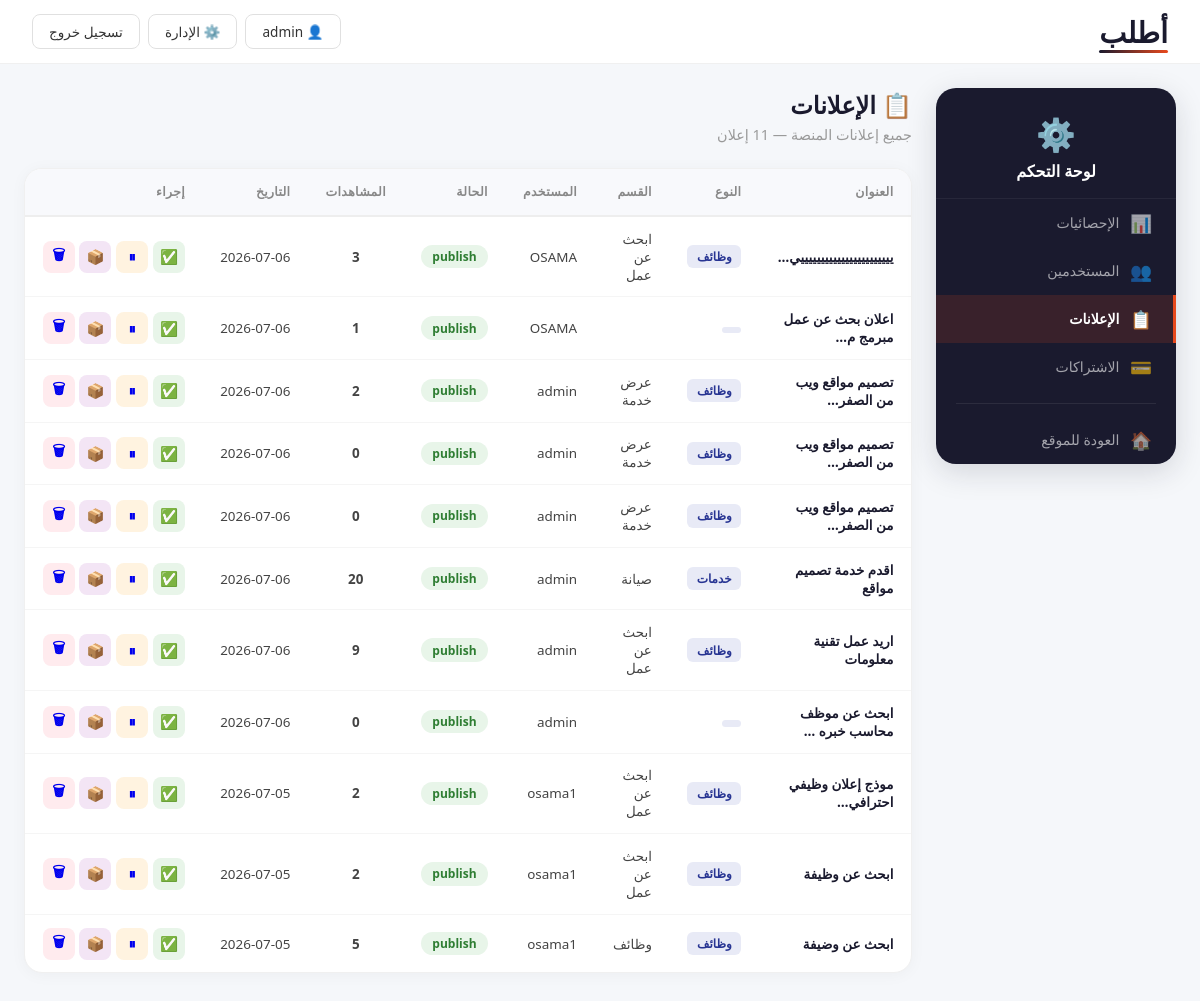
The app's page /dashboard/ads/ (signed in), older data.
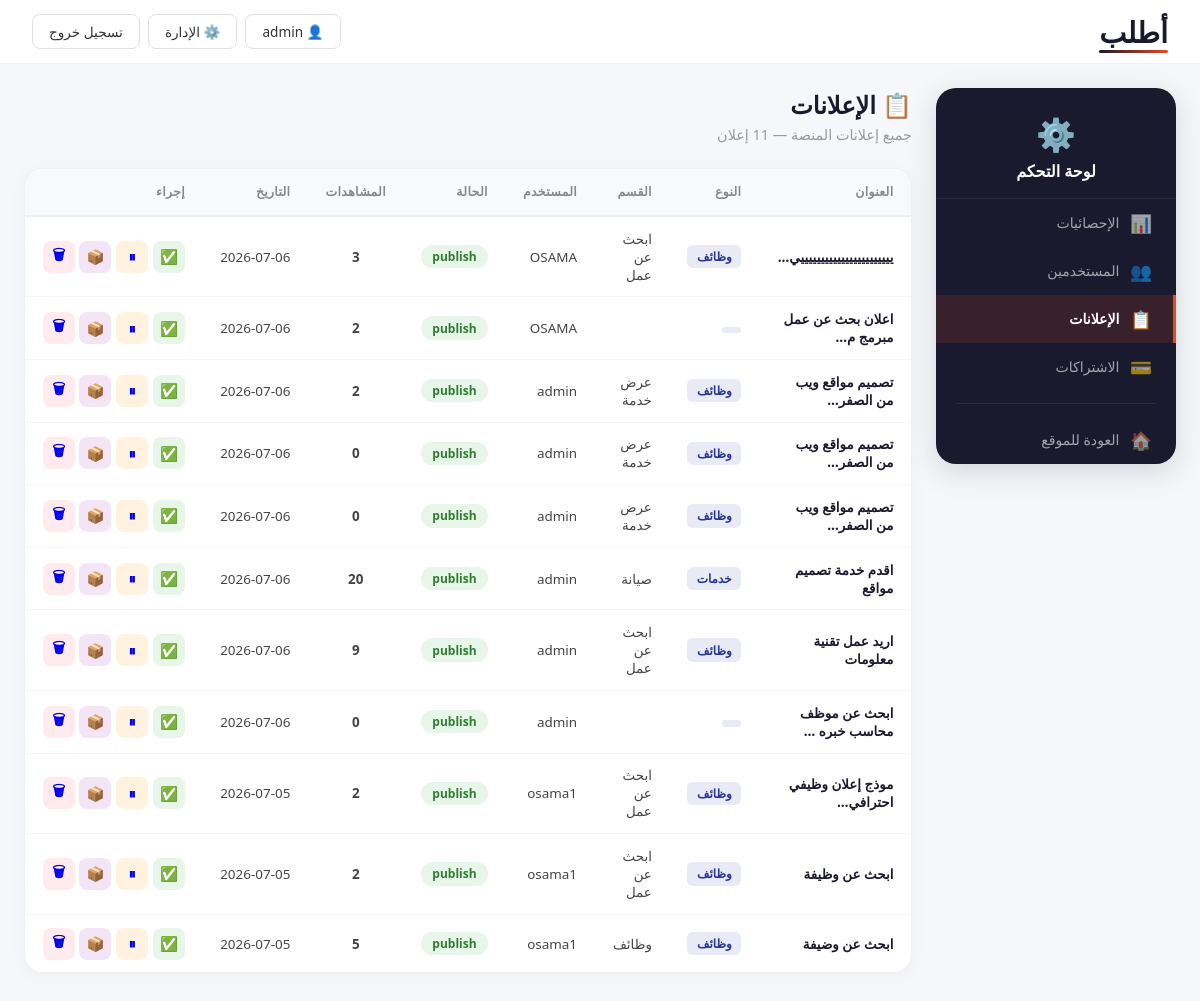
The same page, newer data.
### main/models.py (models this page shows, shortened)
class Ad(models.Model):
    user = models.ForeignKey(User, on_delete=models.CASCADE, related_name='ads')
    title = models.CharField(max_length=200, blank=True, db_index=True)
    purpose = models.CharField(max_length=50, db_index=True)
    section = models.CharField(max_length=50, db_index=True)
    specialty = models.CharField(max_length=50, db_index=True)
    image_0 = models.ImageField(upload_to='ads/', blank=True, null=True)
    image_1 = models.ImageField(upload_to='ads/', blank=True, null=True)
    image_2 = models.ImageField(upload_to='ads/', blank=True, null=True)
    image_3 = models.ImageField(upload_to='ads/', blank=True, null=True)
    text_ar = models.TextField(blank=True)
    text_en = models.TextField(blank=True)
    contact_phone = models.CharField(max_length=30, blank=True)
    contact_email = models.EmailField(blank=True)
    status = models.CharField(max_length=10, default='draft', db_index=True)
    created_at = models.DateTimeField(auto_now_add=True, db_index=True)
    views = models.PositiveIntegerField(default=0)
    is_featured = models.BooleanField(default=False, db_index=True)
    featured_until = models.DateTimeField(null=True, blank=True)

### main/views.py (the view)
# urls.py: path('dashboard/ads/', views.dashboard_ads, name='dashboard_ads'),
@user_passes_test(admin_check, login_url='login')
def dashboard_ads(request):
    ads_list = Ad.objects.select_related('user').order_by('-created_at')
    paginator = Paginator(ads_list, 20)
    page = request.GET.get('page', 1)
    ads = paginator.get_page(page)
    return render(request, 'main/dashboard_ads.html', {'ads': ads})

### main/context_processors.py (called while the page is built)
def unread_notifications(request):
    if request.user.is_authenticated:
        return {'unread_notifs': Notification.objects.filter(user=request.user, is_read=False).count()}
    return {'unread_notifs': 0}

### main/views.py (called while the page is built)
def admin_check(user):
    if not user.is_authenticated:
        return False
    if user.is_superuser:
        return True
    profile, created = Profile.objects.get_or_create(user=user)
    return profile.role in ['admin', 'moderator']

### templates/main/dashboard_ads.html (shortened to what this page needs)
<!DOCTYPE html>
<html lang="ar" dir="rtl">
<head>
    {% load static %}
    <link rel="stylesheet" href="{% static 'css/style.css' %}">
</head>
<body>
    <nav class="navbar">
        <div class="nav-right">
            <a href="{% url 'home' %}" class="logo">أطلب</a>
        </div>
        <div class="nav-left">
            <a href="{% url 'profile' %}" class="nav-btn user-btn">👤 {{ user.username }}</a>
            <a href="{% url 'dashboard' %}" class="nav-btn">⚙️ الإدارة</a>
            <a href="{% url 'logout' %}" class="nav-btn">تسجيل خروج</a>
        </div>
    </nav>
    <div class="dashboard-layout">
        <aside class="dash-sidebar">
            <div class="dash-sidebar-header">
                <span class="dash-logo">⚙️</span>
                <h3>لوحة التحكم</h3>
            </div>
            <a href="{% url 'dashboard' %}" class="dash-link"><span class="dash-link-icon">📊</span> الإحصائيات</a>
            <a href="{% url 'dashboard_users' %}" class="dash-link"><span class="dash-link-icon">👥</span> المستخدمين</a>
            <a href="{% url 'dashboard_ads' %}" class="dash-link active"><span class="dash-link-icon">📋</span> الإعلانات</a>
            <a href="{% url 'dashboard_subscriptions' %}" class="dash-link"><span class="dash-link-icon">💳</span> الاشتراكات</a>
            <div class="dash-divider"></div>
            <a href="{% url 'home' %}" class="dash-link"><span class="dash-link-icon">🏠</span> العودة للموقع</a>
        </aside>
        <main class="dash-content">
            <div class="dash-header">
                <h2>📋 الإعلانات</h2>
                <p class="dash-subtitle">جميع إعلانات المنصة — {{ ads.paginator.count }} إعلان</p>
            </div>
            <div class="dash-table-wrap">
                <table class="dash-table">
                    <thead>
                        <tr>
                            <th>العنوان</th>
                            <th>النوع</th>
                            <th>القسم</th>
                            <th>المستخدم</th>
                            <th>الحالة</th>
                            <th>المشاهدات</th>
                            <th>التاريخ</th>
                            <th>إجراء</th>
                        </tr>
                    </thead>
                    <tbody>
                        {% for ad in ads %}
                        <tr>
                            <td class="td-title"><a href="{% url 'ad_detail' ad.id %}">{{ ad.title|default:ad.text_ar|truncatechars:25 }}</a></td>
                            <td><span class="tag-purpose">{{ ad.purpose }}</span></td>
                            <td>{{ ad.section }}</td>
                            <td>{{ ad.user.username }}</td>
                            <td><span class="status-badge status-{{ ad.status }}">{{ ad.status }}</span></td>
                            <td class="td-views">{{ ad.views }}</td>
                            <td class="td-date">{{ ad.created_at|date:"Y-m-d" }}</td>
                            <td>
                                <div class="action-cell">
                                    <a href="{% url 'dashboard_ad_action' ad.id 'approve' %}" class="dash-action approve" title="نشر">✅</a>
                                    <a href="{% url 'dashboard_ad_action' ad.id 'pending' %}" class="dash-action pending" title="إيقاف">⏸</a>
                                    <a href="{% url 'dashboard_ad_action' ad.id 'archive' %}" class="dash-action archive" title="أرشفة">📦</a>
                                    <a href="{% url 'dashboard_ad_action' ad.id 'delete' %}" class="dash-action delete" title="حذف" onclick="return confirm('حذف الإعلان؟')">🗑</a>
                                </div>
                            </td>
                        </tr>
                        {% empty %}
                        <tr><td colspan="8" class="td-empty">لا توجد إعلانات</td></tr>
                        {% endfor %}
                    </tbody>
                </table>
            </div>
        </main>
    </div>
</body>
</html>

Row changes from the older to the newer data that the page shows:
changed Ad "اعلان بحث عن عمل مبرمج م…": views "1" → "2"
